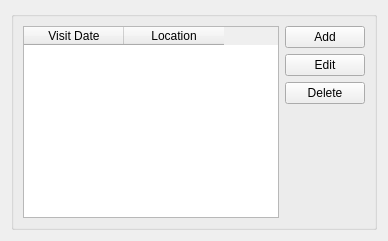
     <widget class="QWidget" name="tab_2">
      <attribute name="title">
       <string>Caseworker Visit</string>
      </attribute>
      <layout class="QGridLayout" name="gridLayout_5">
       <item row="0" column="0">
        <widget class="QGroupBox" name="case_visit_group_box_2">
         <property name="title">
          <string/>
         </property>
         <layout class="QHBoxLayout" name="horizontalLayout_24">
          <item>
           <widget class="QTableWidget" name="case_visits_table">
            <property name="editTriggers">
             <set>QAbstractItemView::NoEditTriggers</set>
            </property>
            <property name="selectionMode">
             <enum>QAbstractItemView::SingleSelection</enum>
            </property>
            <property name="selectionBehavior">
             <enum>QAbstractItemView::SelectRows</enum>
            </property>
            <column>
             <property name="text">
              <string>Visit Date</string>
             </property>
            </column>
            <column>
             <property name="text">
              <string>Location</string>
             </property>
            </column>
           </widget>
          </item>
          <item>
           <layout class="QVBoxLayout" name="verticalLayout_23">
            <item>
             <widget class="QPushButton" name="case_visit_add_button">
              <property name="text">
               <string>Add</string>
              </property>
              <property name="autoDefault">
               <bool>false</bool>
              </property>
             </widget>
            </item>
            <item>
             <widget class="QPushButton" name="case_visit_edit_button">
              <property name="text">
               <string>Edit</string>
              </property>
              <property name="autoDefault">
               <bool>false</bool>
              </property>
             </widget>
            </item>
            <item>
             <widget class="QPushButton" name="case_visit_delete_button">
              <property name="text">
               <string>Delete</string>
              </property>
              <property name="autoDefault">
               <bool>false</bool>
              </property>
             </widget>
            </item>
            <item>
             <spacer name="verticalSpacer_7">
              <property name="orientation">
               <enum>Qt::Vertical</enum>
              </property>
              <property name="sizeHint" stdset="0">
               <size>
                <width>20</width>
                <height>40</height>
               </size>
              </property>
             </spacer>
            </item>
           </layout>
          </item>
         </layout>
        </widget>
       </item>
      </layout>
     </widget>
